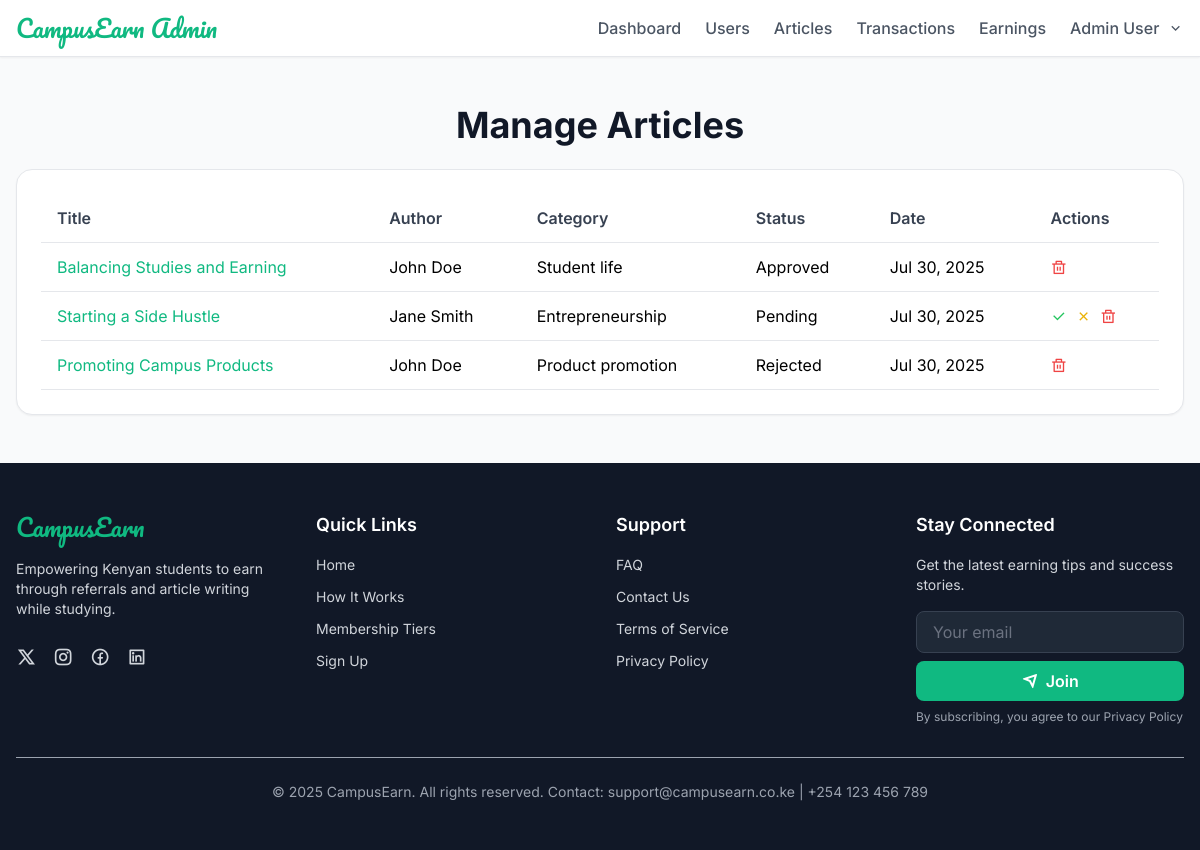
/admin/articles.php (signed in), run on the app's committed database.
### tables this page shows
CREATE TABLE articles (
    id INT AUTO_INCREMENT PRIMARY KEY,
    user_id INT NOT NULL,
    title VARCHAR(255) NOT NULL,
    content TEXT NOT NULL,
    category VARCHAR(50) NOT NULL,
    status ENUM('pending', 'approved', 'rejected') DEFAULT 'pending',
    created_at DATETIME NOT NULL,
    featured_image VARCHAR(255) DEFAULT NULL,
    FOREIGN KEY (user_id) REFERENCES users(id) ON DELETE CASCADE,
    INDEX idx_status (status),
    INDEX idx_created_at (created_at)
);

CREATE TABLE users (
    id INT AUTO_INCREMENT PRIMARY KEY,
    full_name VARCHAR(255) NOT NULL,
    username VARCHAR(50) NOT NULL UNIQUE,
    email VARCHAR(255) NOT NULL UNIQUE,
    phone VARCHAR(15) NOT NULL,
    password VARCHAR(255) NOT NULL,
    referrer_code VARCHAR(50),
    referrer_code_own VARCHAR(50) NOT NULL UNIQUE,
    tier ENUM('bronze', 'silver', 'gold') NOT NULL,
    payment_ref VARCHAR(50),
    payment_status ENUM('pending', 'completed') DEFAULT 'pending',
    balance DECIMAL(10, 2) DEFAULT 0.00,
    created_at DATETIME NOT NULL,
    INDEX idx_email (email),
    INDEX idx_referrer_code_own (referrer_code_own)
);

### admin/articles.php (the view, shortened to what this page needs)
<?php
require_once '../config.php';
$articles = $conn->query("SELECT a.id, a.title, a.category, a.status, a.created_at, u.full_name FROM articles a JOIN users u ON a.user_id = u.id ORDER BY a.created_at DESC")->fetch_all(MYSQLI_ASSOC);
?>
<?php include 'header.php'; ?>
<section class="px-4 py-12 bg-gray-50">
  <div class="max-w-7xl mx-auto">
    <h1 class="text-3xl sm:text-4xl font-bold text-gray-900 mb-6 text-center">Manage Articles</h1>
    <div class="bg-white rounded-2xl shadow-sm border border-gray-200 p-6">
      <table class="w-full text-left">
        <thead>
          <tr class="border-b border-gray-200">
            <th class="py-3 px-4 text-gray-700 font-semibold">Title</th>
            <th class="py-3 px-4 text-gray-700 font-semibold">Author</th>
            <th class="py-3 px-4 text-gray-700 font-semibold">Category</th>
            <th class="py-3 px-4 text-gray-700 font-semibold">Status</th>
            <th class="py-3 px-4 text-gray-700 font-semibold">Date</th>
            <th class="py-3 px-4 text-gray-700 font-semibold">Actions</th>
          </tr>
        </thead>
        <tbody>
          <?php if (empty($articles)) { ?>
            <tr>
              <td colspan="6" class="py-4 px-4 text-gray-600 text-center">No articles found.</td>
            </tr>
          <?php } else { ?>
            <?php foreach ($articles as $article) { ?>
              <tr class="border-b border-gray-200">
                <td class="py-3 px-4">
                  <a href="../article.php?id=<?php echo $article['id']; ?>" class="text-primary hover:underline"><?php echo htmlspecialchars($article['title']); ?></a>
                </td>
                <td class="py-3 px-4"><?php echo htmlspecialchars($article['full_name']); ?></td>
                <td class="py-3 px-4"><?php echo ucfirst(str_replace('_', ' ', $article['category'])); ?></td>
                <td class="py-3 px-4"><?php echo ucfirst($article['status']); ?></td>
                <td class="py-3 px-4"><?php echo date('M d, Y', strtotime($article['created_at'])); ?></td>
                <td class="py-3 px-4 flex space-x-2">
                  <?php if ($article['status'] == 'pending') { ?>
                    <form method="POST">
                      <button type="submit" name="approve" class="text-green-500 hover:text-green-700" aria-label="Approve article <?php echo htmlspecialchars($article['title']); ?>">
                        <i class="ri-check-line"></i>
                      </button>
                    </form>
                    <form method="POST">
                      <button type="submit" name="reject" class="text-yellow-500 hover:text-yellow-700" aria-label="Reject article <?php echo htmlspecialchars($article['title']); ?>">
                        <i class="ri-close-line"></i>
                      </button>
                    </form>
                  <?php } ?>
                  <form method="POST" onsubmit="return confirm('Are you sure you want to delete this article?');">
                    <button type="submit" name="delete" class="text-red-500 hover:text-red-700" aria-label="Delete article <?php echo htmlspecialchars($article['title']); ?>">
                      <i class="ri-delete-bin-line"></i>
                    </button>
                  </form>
                </td>
              </tr>
            <?php } ?>
          <?php } ?>
        </tbody>
      </table>
    </div>
  </div>
</section>
<?php include '../footer.php'; ?>

### admin/header.php (shortened to what this page needs)
<?php
require_once '../config.php';
$current_page = basename($_SERVER['PHP_SELF']);
$public_pages = ['register.php', 'login.php'];
$admin = null;
if (isset($_SESSION['admin_id'])) {
    $stmt = $conn->prepare("SELECT full_name FROM admins WHERE id = ?");
    if (!$stmt) {
        error_log("Database error: Unable to prepare admin query: " . $conn->error);
    } else {
        $stmt->bind_param("i", $_SESSION['admin_id']);
        $stmt->execute();
        $admin = $stmt->get_result()->fetch_assoc();
    }
}
?>
<!DOCTYPE html>
<html lang="en">
<head>
    <script src="https://cdn.tailwindcss.com/3.4.16"></script>
    <link rel="stylesheet" href="https://cdnjs.cloudflare.com/ajax/libs/remixicon/4.6.0/remixicon.min.css">
    <link rel="stylesheet" href="../style.css">
</head>
<body class="bg-gray-50 min-h-screen font-inter">
    <header class="bg-white shadow-sm border-b border-gray-200 sticky top-0 z-50">
        <div class="px-4 py-3">
            <div class="flex items-center justify-between">
                <div class="flex items-center space-x-4">
                    <h1 class="text-2xl font-['Pacifico'] text-primary">CampusEarn Admin</h1>
                </div>
                <nav class="hidden md:flex items-center space-x-6">
                    <?php if (!in_array($current_page, $public_pages)) { ?>
                        <a href="dashboard.php" class="text-gray-600 hover:text-primary font-medium" aria-label="Admin Dashboard">Dashboard</a>
                        <a href="users.php" class="text-gray-600 hover:text-primary font-medium" aria-label="Manage Users">Users</a>
                        <a href="articles.php" class="text-gray-600 hover:text-primary font-medium" aria-label="Manage Articles">Articles</a>
                        <a href="transactions.php" class="text-gray-600 hover:text-primary font-medium" aria-label="Manage Transactions">Transactions</a>
                        <a href="user_earnings.php" class="text-gray-600 hover:text-primary font-medium" aria-label="Manage User Earnings">Earnings</a>
                        <div class="relative group">
                            <button class="flex items-center space-x-2 text-gray-600 hover:text-primary font-medium focus:outline-none" aria-haspopup="true" aria-expanded="false">
                                <span><?php echo htmlspecialchars($admin['full_name'] ?? 'Admin'); ?></span>
                                <i class="ri-arrow-down-s-line"></i>
                            </button>
                        </div>
                    <?php } else { ?>
                        <a href="login.php" class="text-gray-600 hover:text-primary font-medium" aria-label="Admin Login">Login</a>
                        <a href="register.php" class="text-gray-600 hover:text-primary font-medium" aria-label="Admin Register">Register</a>
                    <?php } ?>
                </nav>
            </div>
        </div>
    </header>
</body>
</html>

### style.css (style rules this page uses)
:where([class^="ri-"])::before { content: none; }

### data on the page
articles: title "Balancing Studies and Earning", user.full_name "John Doe", category "Student life", status "Approved", created_at "Jul 30, 2025"
articles: title "Starting a Side Hustle", user.full_name "Jane Smith", category "Entrepreneurship", status "Pending", created_at "Jul 30, 2025"
articles: title "Promoting Campus Products", user.full_name "John Doe", category "Product promotion", status "Rejected", created_at "Jul 30, 2025"

### other printed values
$admin['full_name'] "Admin User"
